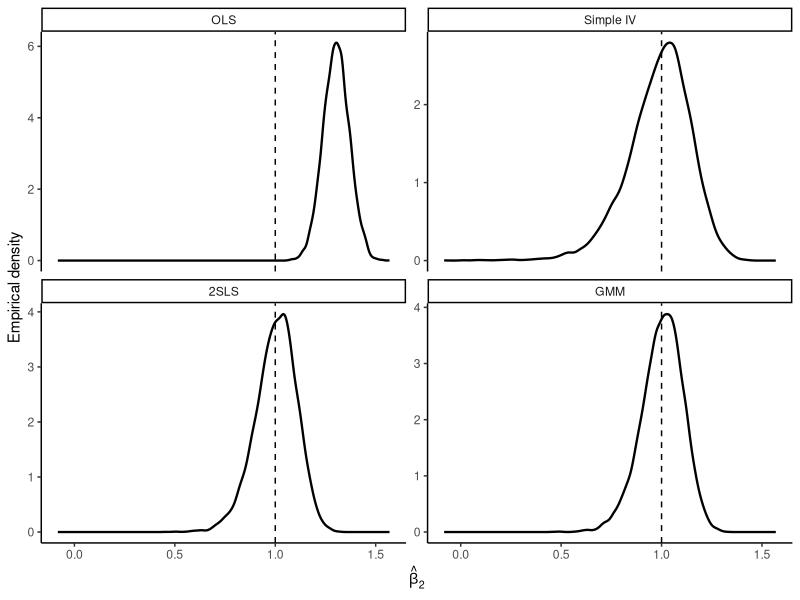

Reproduce this figure in R.
## ---- chunk 1
#| label: monte-carlo-setup
#| echo: false
#| message: false
#| warning: false
#| include: false
library(ggplot2)
library(dplyr)
library(tidyr)
library(knitr)

set.seed(12345)

# Monte Carlo design
N <- 100
R <- 10000

# True parameters
beta_1 <- 1.0
beta_2 <- 1.0
beta_3 <- 0.5

# Strength of endogeneity
rho <- 0.60

# Storage
results <- matrix(NA_real_, nrow = R, ncol = 4)
colnames(results) <- c("OLS", "Simple IV", "2SLS", "GMM")

# Function for linear GMM estimator
gmm_linear <- function(y, X, Z) {
  
  n <- nrow(X)
  
  # First-step GMM using 2SLS weighting matrix
  W1 <- solve(crossprod(Z) / n)
  beta_1step <- solve(
    crossprod(X, Z) %*% W1 %*% crossprod(Z, X),
    crossprod(X, Z) %*% W1 %*% crossprod(Z, y)
  )
  
  # Residuals from first step
  uhat <- as.vector(y - X %*% beta_1step)
  
  # Robust estimate of moment variance
  Zu <- Z * uhat
  S <- crossprod(Zu) / n
  
  # Small ridge adjustment for numerical stability
  S <- S + diag(1e-8, ncol(S))
  
  # Second-step optimal weighting matrix
  W2 <- solve(S)
  
  beta_2step <- solve(
    crossprod(X, Z) %*% W2 %*% crossprod(Z, X),
    crossprod(X, Z) %*% W2 %*% crossprod(Z, y)
  )
  
  as.vector(beta_2step)
}

for (r in 1:R) {
  
  # Instruments and exogenous regressor
  z1 <- rnorm(N)
  z2 <- rnorm(N)
  x3 <- rnorm(N)
  
  # Components generating endogeneity
  v <- rnorm(N)
  e <- rnorm(N)
  
  # Structural error correlated with v
  eps <- rho * v + sqrt(1 - rho^2) * e
  
  # Endogenous regressor: correlated with instruments and with eps through v
  x2 <- 0.7 * z1 + 0.7 * z2 + 0.5 * x3 + v
  
  # Outcome variable
  y <- beta_1 + beta_2 * x2 + beta_3 * x3 + eps
  
  # Matrices
  X <- cbind(1, x2, x3)
  
  # OLS
  beta_ols <- solve(crossprod(X), crossprod(X, y))
  
  # Simple IV: just identified, using z1 only plus included exogenous variables
  Z_iv <- cbind(1, z1, x3)
  beta_iv <- solve(crossprod(Z_iv, X), crossprod(Z_iv, y))
  
  # 2SLS: using both instruments plus included exogenous variables
  Z_all <- cbind(1, z1, z2, x3)
  Pz <- Z_all %*% solve(crossprod(Z_all)) %*% t(Z_all)
  beta_2sls <- solve(crossprod(X, Pz %*% X), crossprod(X, Pz %*% y))
  
  # Two-step GMM: using all instruments
  beta_gmm <- gmm_linear(y = y, X = X, Z = Z_all)
  
  # Store beta_2 estimates
  results[r, ] <- c(beta_ols[2], beta_iv[2], beta_2sls[2], beta_gmm[2])
}

results_df <- as.data.frame(results)
## ---- chunk 2
#| label: fig-beta2-density
#| echo: false
#| fig-cap: 'Empirical densities of the Monte Carlo distribution of $\hat{\beta}_2$ for OLS, simple IV, 2SLS, and GMM.'
#| fig-pos: 'H'
#| fig-width: 8
#| fig-height: 6
#| message: false
#| warning: false
density_df <- results_df |>
  pivot_longer(
    cols = everything(),
    names_to = "Estimator",
    values_to = "beta2_hat"
  )

density_df$Estimator <- factor(
  density_df$Estimator,
  levels = c("OLS", "Simple IV", "2SLS", "GMM")
)

ggplot(density_df, aes(x = beta2_hat)) +
  geom_density(linewidth = 0.8) +
  geom_vline(xintercept = beta_2, linetype = "dashed") +
  facet_wrap(~ Estimator, nrow = 2, ncol = 2, scales = "free_y") +
  labs(
    x = expression(hat(beta)[2]),
    y = "Empirical density"
  ) +
  theme_classic()
## ---- chunk 3
#| label: tbl-monte-carlo-summary
#| echo: false
#| tbl-cap: 'Mean, variance, and bias of the Monte Carlo distribution of $\hat{\beta}_2$.'
#| tbl-pos: 'H'
#| message: false
#| warning: false

summary_table <- density_df |>
  group_by(Estimator) |>
  summarise(
    Mean = mean(beta2_hat),
    Variance = var(beta2_hat),
    Bias = mean(beta2_hat) - beta_2,
    .groups = "drop"
  )

summary_table |>
  mutate(
    Mean = round(Mean, 4),
    Variance = round(Variance, 4),
    Bias = round(Bias, 4)
  ) |>
  kable(
    booktabs = TRUE,
    align = c("l", "r", "r", "r")
  ) |>
  identity()
